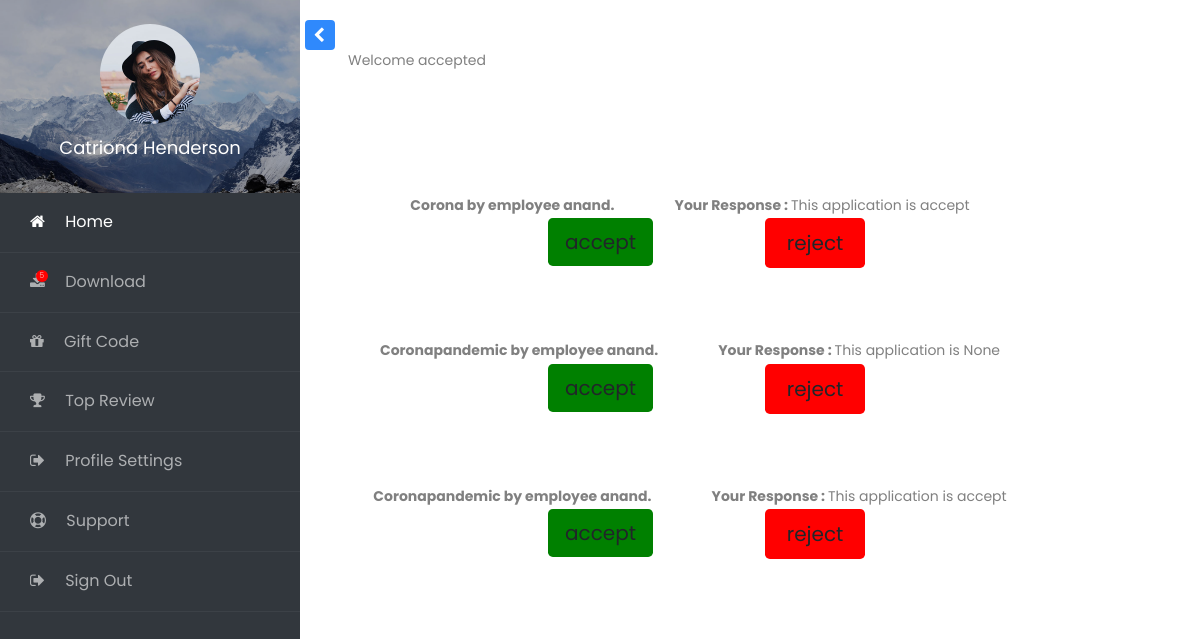
Screenshot of /payroll/Showapp (signed in) with the database file from the repository.
### payroll/models.py (models this page shows)
class User(AbstractUser):
    is_employee = models.BooleanField(default=False)
    is_hr = models.BooleanField(default=False)

class Leave(models.Model):
    date = models.DateField(help_text="date of leave")
    reason = models.CharField(help_text="reason of leave", max_length=255)
    user = models.ForeignKey(User,null=True,on_delete=models.CASCADE)
    status = models.CharField(max_length=100,null=True)
    to_hr = models.ForeignKey(hrProfile,on_delete=models.CASCADE,null=True)
    def __str__(self):
	    return self.reason

### payroll/views.py (the view)
# urls.py: path('Showapp',views.ShowApp,name='Showapp'),
def ShowApp(request):
    hr = hrProfile.objects.filter(user=request.user).first()
    app = Leave.objects.filter(to_hr = hr).all()
    print(app)
    app2 = Leave.objects.filter(id=request.POST.get('answer')).all()
    for items in app2:
        items.status = request.POST.get('status')
        items.save()
    context = { 'app':app }
    return render(request,'leave/ShowApp.html',context)

### payroll/templates/leave/ShowApp.html (shortened to what this page needs)
{% extends 'main/base_layout.html' %}
{% block body %}
Welcome {{user.username}}
<div class="row" style="margin-top:50px;margin-bottom:50px;">
    <div class="col-md-12">
        {% for s in app %}
          <form method="POST">
            <center style="margin-left:-120px;margin-top:70px "><strong>{{ s.reason }} by employee {{s.user}}.</strong><strong style="margin-left:60px;">Your Response : </strong> This application is {{ s.status }}</center>
            <div class="row">
                <div class="col-md-6" style="margin-left:200px;">
                    <input class="btn btn-student btn-lg" style="background-color:green;" type="submit" value="accept" name="status">
                </div>
                <div class="col-md-6" style="margin-left: -200px;">
                    <input class="btn btn-student btn-lg" style="background-color:red;height:50px; width: 100px;" type="submit" value="reject" name="status">
                </div>
        </div>
            </form>
          {% endfor %}
        </div>
    </div>
<br><br>
{% endblock %}

### rows the page displays
User: username "accepted"
Leave: reason "Corona", user "anand", status "accept"
Leave: reason "Coronapandemic", user "anand", status "None"
Leave: reason "Coronapandemic", user "anand", status "accept"
